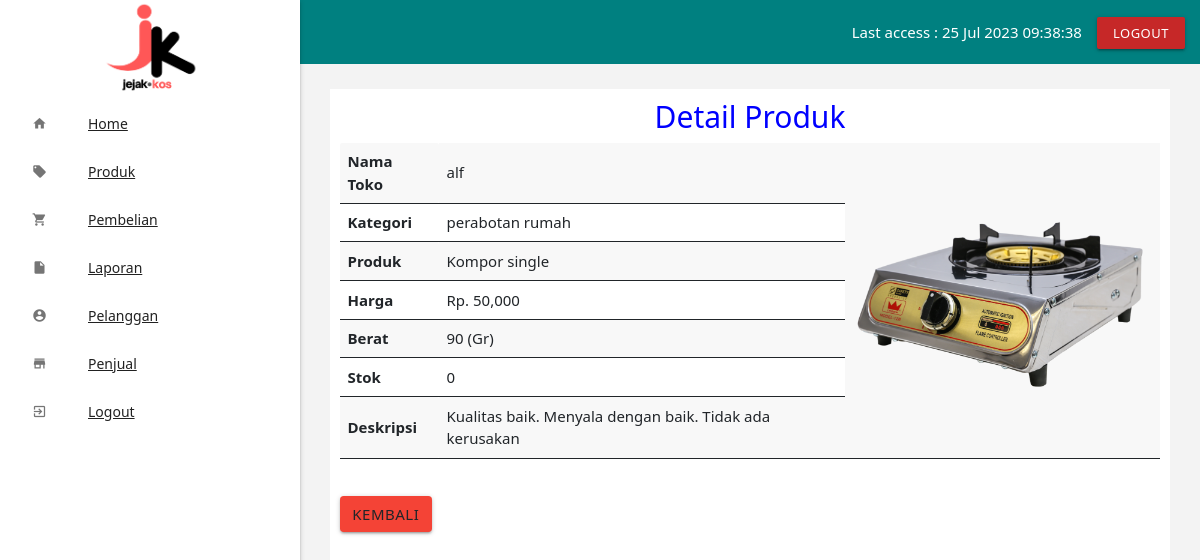
The app's page /admin/index.php?halaman=detailproduk&id=22 (signed in) with its own data.
### tables this page shows
CREATE TABLE `produk` (
  `id_produk` int(11) NOT NULL,
  `id_kategori` int(5) NOT NULL,
  `id_toko` varchar(30) NOT NULL,
  `nama_produk` varchar(100) NOT NULL,
  `harga_produk` int(11) NOT NULL,
  `berat_produk` int(11) NOT NULL,
  `foto_produk` varchar(100) NOT NULL,
  `deskripsi_produk` text NOT NULL,
  `stok_produk` int(5) NOT NULL,
  `stok_awal` int(11) NOT NULL,
  `phone` int(30) NOT NULL INVISIBLE DEFAULT 0
);

CREATE TABLE `toko` (
  `id_toko` int(30) NOT NULL,
  `nama_toko` varchar(30) NOT NULL,
  `telepon_toko` varchar(15) NOT NULL,
  `email_toko` varchar(50) NOT NULL,
  `nama_bank` enum('bca','bni','bri','mandiri') NOT NULL,
  `rek_bank` varchar(20) NOT NULL,
  `foto_toko` varchar(100) NOT NULL,
  `deskripsi_toko` varchar(255) NOT NULL,
  `provinsi_toko` varchar(50) NOT NULL,
  `distrik_toko` varchar(50) NOT NULL,
  `alamat_toko` varchar(100) NOT NULL,
  `bergabung` date NOT NULL
);

CREATE TABLE `kategori` (
  `id_kategori` int(5) NOT NULL,
  `nama_kategori` varchar(100) NOT NULL
);

### admin/detailproduk.php (the view, shortened to what this page needs)
 <?php
$id_produk= $_GET["id"];
$ambil = $koneksi->query("SELECT * FROM produk
	JOIN kategori ON produk.id_kategori=kategori.id_kategori
	JOIN toko ON produk.id_toko = toko.id_toko
	WHERE id_produk='$id_produk'");
$detailproduk = $ambil->fetch_assoc();
 ?>
<h2 class="text-center">Detail Produk</h2>
 <table class="table striped">
 	<tr>
 		<th>Nama Toko</th>
 		<td><?php echo 	$detailproduk["nama_toko"] ;?></td>
 		<td rowspan="7" ><img src="../assets/img/produk/<?php echo $detailproduk['foto_produk'] ?>" class="img-responsive" height="300" width="300"></td>
 	</tr>
 	<tr>
 		<th>Kategori</th>
 		<td><?php echo $detailproduk["nama_kategori"] ;?></td>
 	</tr>
 	<tr>
 		<th>Produk</th>
 		<td><?php echo $detailproduk["nama_produk"] ;?></td>
 	</tr>
 	<tr>
 		<th>Harga</th>
 		<td>Rp. <?php echo number_format($detailproduk["harga_produk"]); ?></td>
 	</tr>
 	<tr>
 		<th>Berat</th>
 		<td><?php echo $detailproduk["berat_produk"] ;?> (Gr)</td>
 	</tr>
 	 	<tr>
 		<th>Stok</th>
 		<td><?php echo $detailproduk["stok_produk"] ;?></td>
 	</tr>
 	<tr>
 		<th>Deskripsi</th>
 		<td><?php echo $detailproduk["deskripsi_produk"] ;?></td>
 	</tr>
 </table>
<br>
<div class="row">
		<div class="col s4 ">
		<a href="index.php?halaman=produk" class="btn red waves-effect waves-dark">kembali</a>
		</div>
</div>

### assets/css/adminstyle.css (style rules this page uses)
body { font-family: 'Open Sans', sans-serif; }
.text-center { text-align:center; }
h2 { color: #00F; }

### records on screen
produk: id_toko.nama_toko "alf", foto_produk (picture), id_kategori.nama_kategori "perabotan rumah", nama_produk "Kompor single", harga_produk "50,000", berat_produk "90", stok_produk "0", deskripsi_produk "Kualitas baik. Menyala dengan baik. Tidak ada kerusakan"
